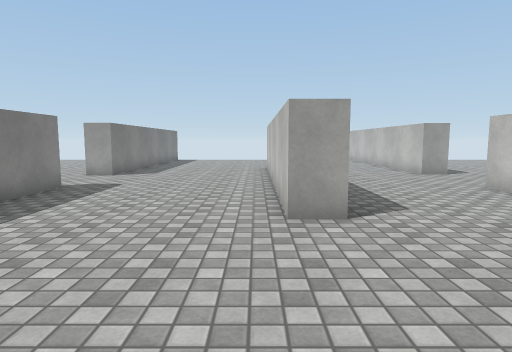
View 1 (above)

19 first-person views from a walk through a scene from a Unity 3-D project. The camera is 1.3 m above the floor, tilts 6° down and sees 75° across. The floor is counted in squares, 1 m on a side. Each view is taken from the middle of a square. On the plan, view 1 faces up. The plan holds only what a view shows up to about 14 squares ahead; the rest is blank. The place goes on beyond the plan. The player is left out. Surface patterns are stand-ins for the level's own textures.

View 2
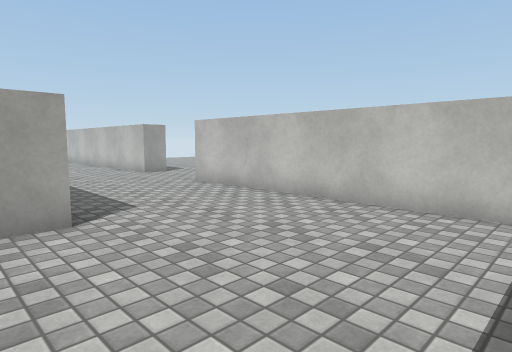

View 3
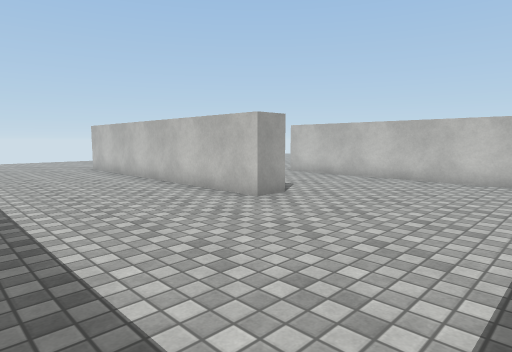

View 4
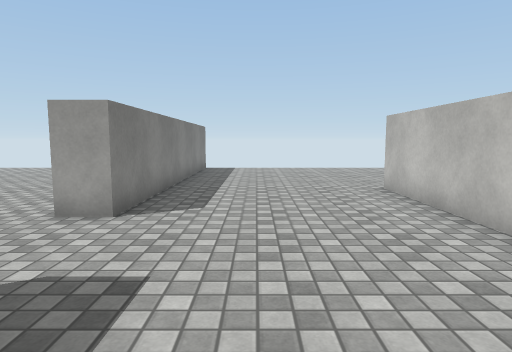

View 5
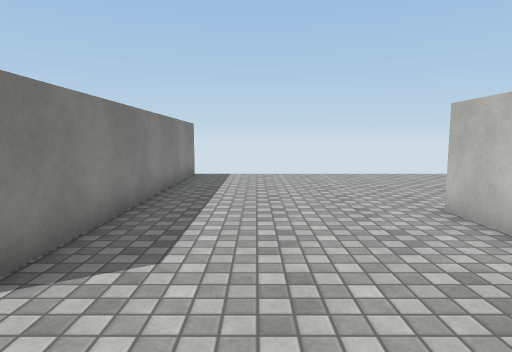

View 6
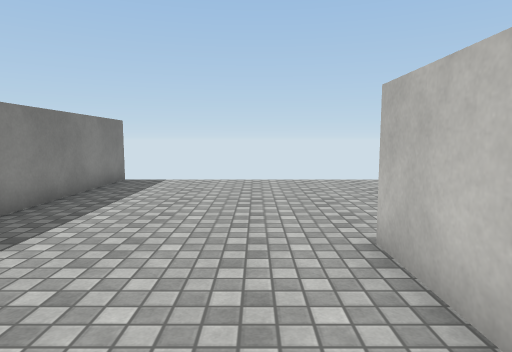

View 7
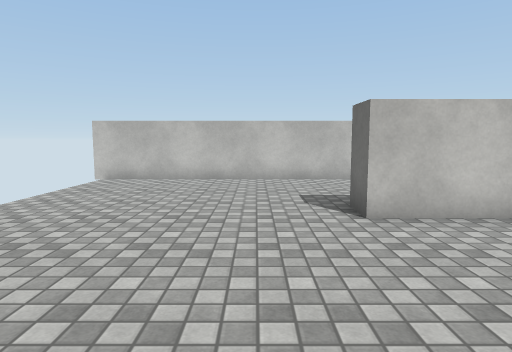

View 8
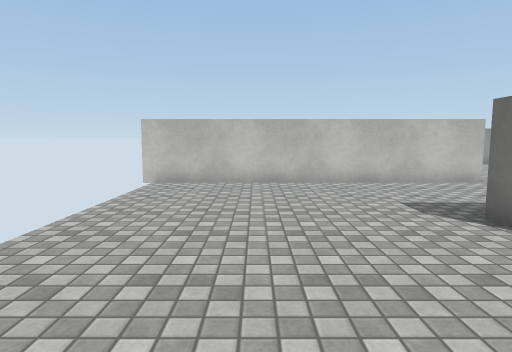

View 9
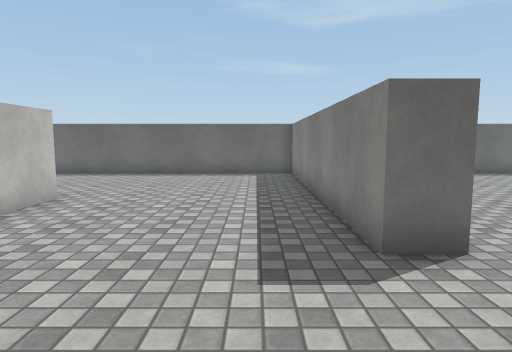

View 10
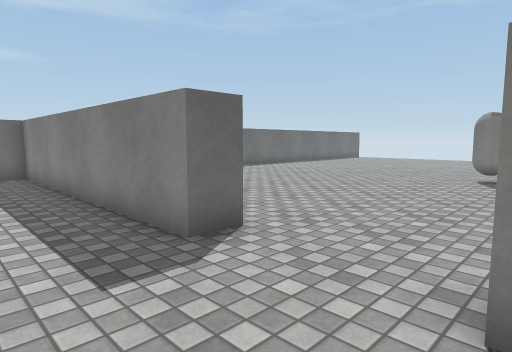

View 11
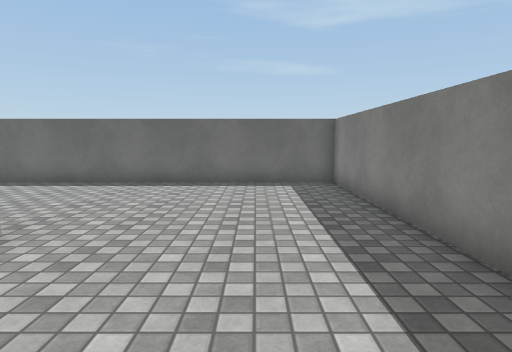

View 12
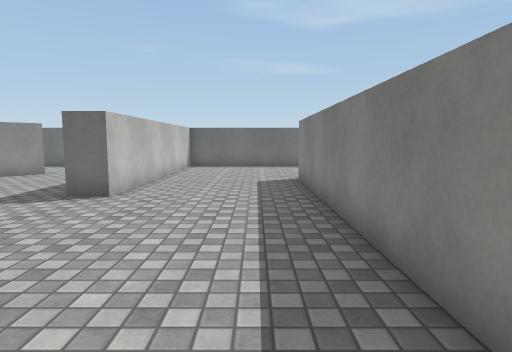

View 13
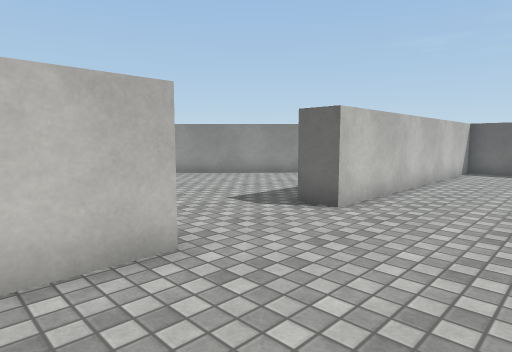

View 14
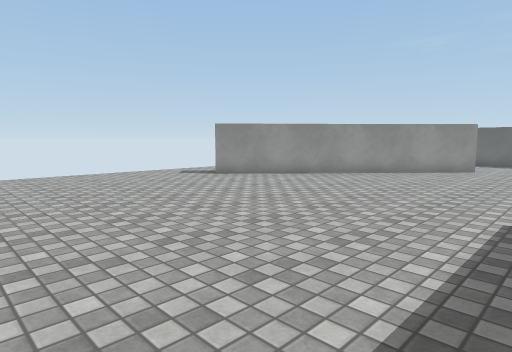

View 15
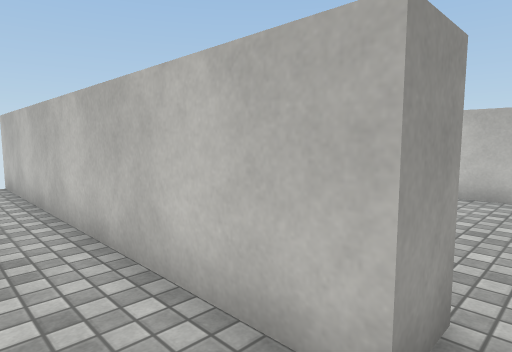

View 16
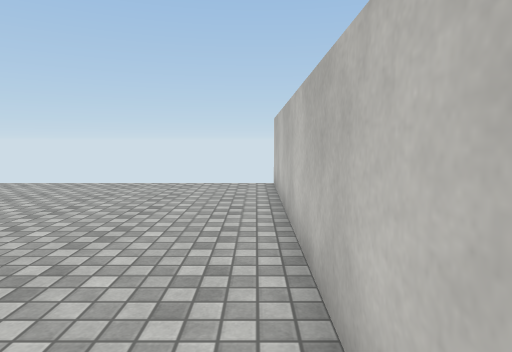

View 17
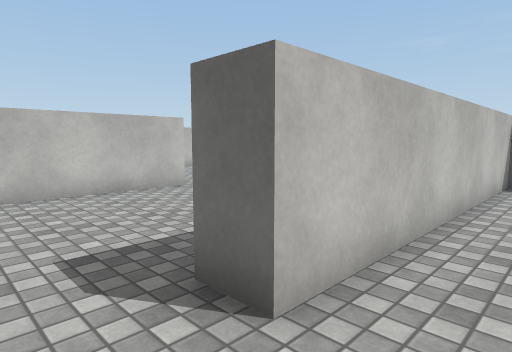

View 18
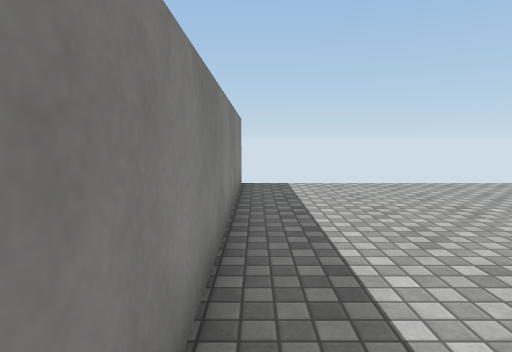

View 19
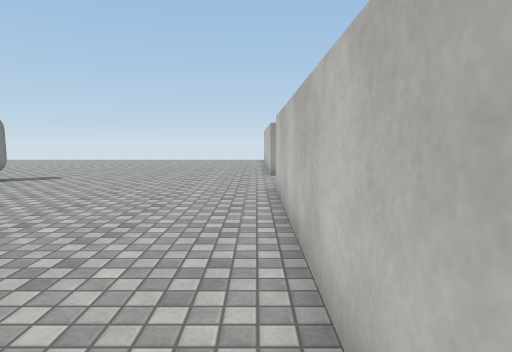

### Floor plan
Points are (right, up) in squares from view 1. A wall is a line through its corners. A room is listed if a view was taken in it or the views show most of it. See-through windows are left out.
Room 1 (views 1, 2, 3, 4, 5, 6, 7, 8, 9, 10, 11, 12, 13, 15, 16, 17, 18, 19)
walls: (1.5, 15.2) (1.5, 5.5) (0.5, 5.5) (0.5, 16.1) (1.6, 16.1); (6.4, 12.9) (6.4, 23.6); (-5.4, 23.4) (-5.4, 12.6) (-6.4, 12.6) (-6.4, 23.4); (-6.4, -0.5) (-6.4, 9.3) (-5.4, 9.3) (-5.4, -0.4) (6.4, -0.4) (6.4, 9.3)
ways out: opening at (6.7, 11) to room 2
Room 2 (view 14)
walls: (7.5, 12.9) (6.4, 12.9); (6.4, 9.3) (7.5, 9.3); (11.3, 3.9) (18.5, 11.8)
ways out: opening at (6.7, 11) to room 1; opening at (9.5, 2.2)

Where each view was taken, in squares from view 1:
view 1: 0 up, 0 right, facing up
view 2: 0 up, 0 right, facing up-right
view 3: 0 up, 5 left, facing up-right
view 4: 7 up, 3 left, facing up
view 5: 10 up, 3 left, facing up
view 6: 12 up, 1 left, facing up
view 7: 18 up, 5 left, facing right
view 8: 20 up, 4 left, facing right
view 9: 13 up, 4 left, facing down
view 10: 13 up, 3 left, facing down-left
view 11: 10 up, 3 left, facing down
view 12: 17 up, 3 right, facing down
view 13: 15 up, 3 right, facing down-right
view 14: 20 up, 8 right, facing down-right
view 15: 12 up, 8 left, facing up-right
view 16: 13 up, 7 left, facing up
view 17: 11 up, 8 left, facing down-right
view 18: 13 up, 5 left, facing up
view 19: 0 up, 7 left, facing up
